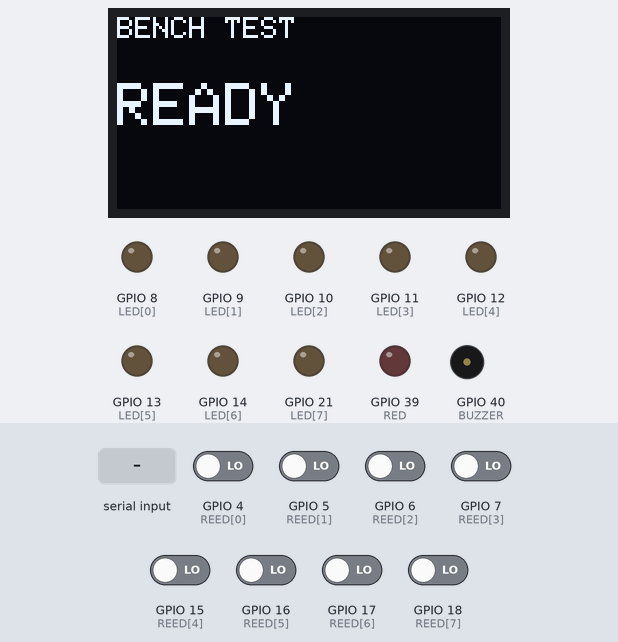
A sketch run on a simulated ESP32. On the bench: 128×64 one-colour display, output pins drawn as LEDs (lit = HIGH), buzzer (waves = sounding). The test bench sets the inputs (shaded band); at power-on: GPIO 4 (REED[0]), GPIO 5 (REED[1]), GPIO 6 (REED[2]), GPIO 7 (REED[3]), GPIO 15 (REED[4]), GPIO 16 (REED[5]), GPIO 17 (REED[6]), GPIO 18 (REED[7]) LOW. What the sketch prints to the serial monitor is not drawn.

Above: at 1.2 s.
1.3 s: "s,45\n" received over Serial
At 2.3 s:
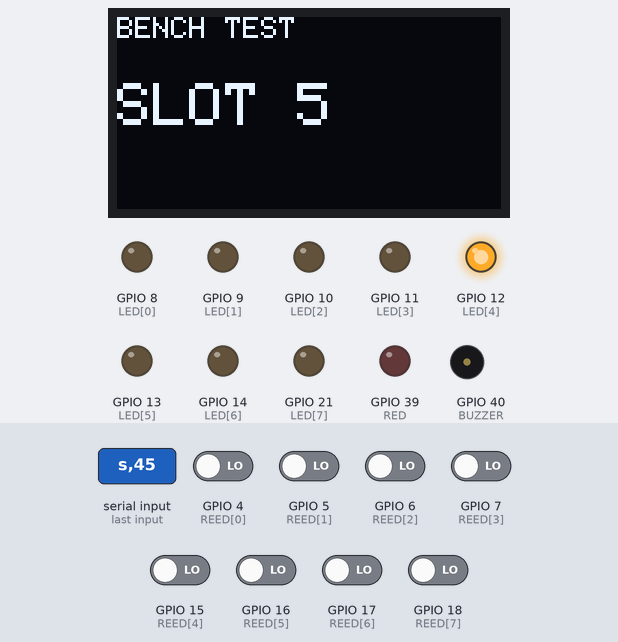
4.3 s: "30,150\n" received over Serial
At 4.7 s:
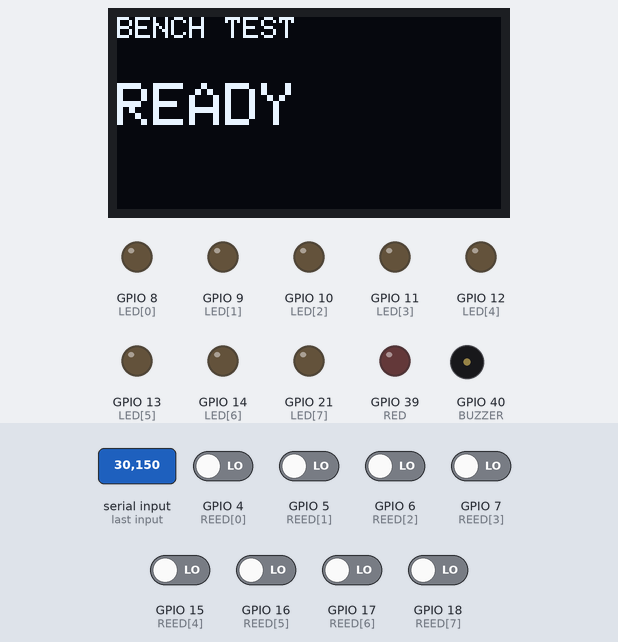
5.9 s: "200\n" received over Serial
At 6.7 s:
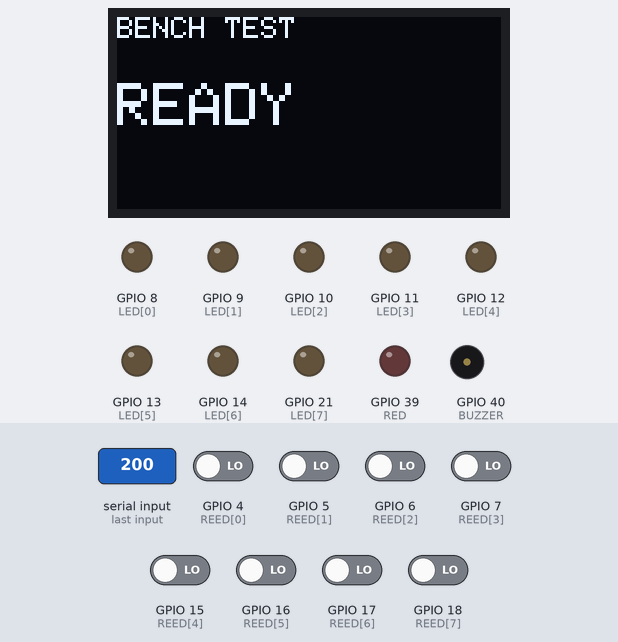
7.4 s: GPIO 4 (REED[0]) driven HIGH
9.2 s: "90,45\n" received over Serial
At 10.62 s:
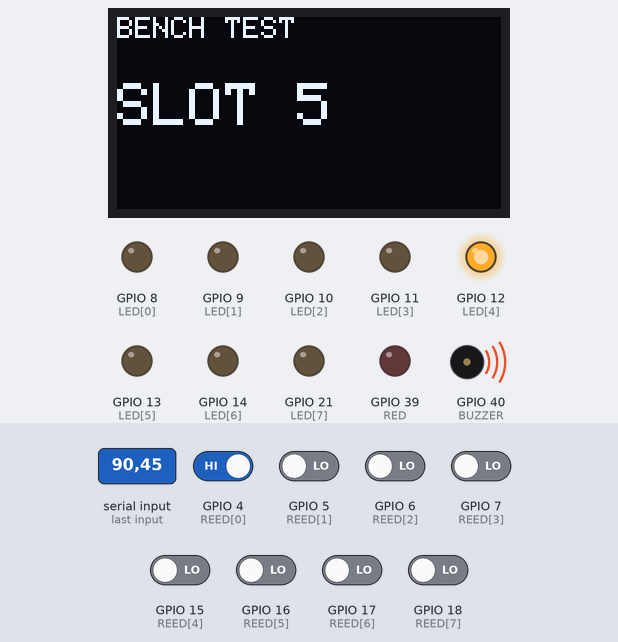
12.2 s: GPIO 4 (REED[0]) driven LOW
At 14.8 s:
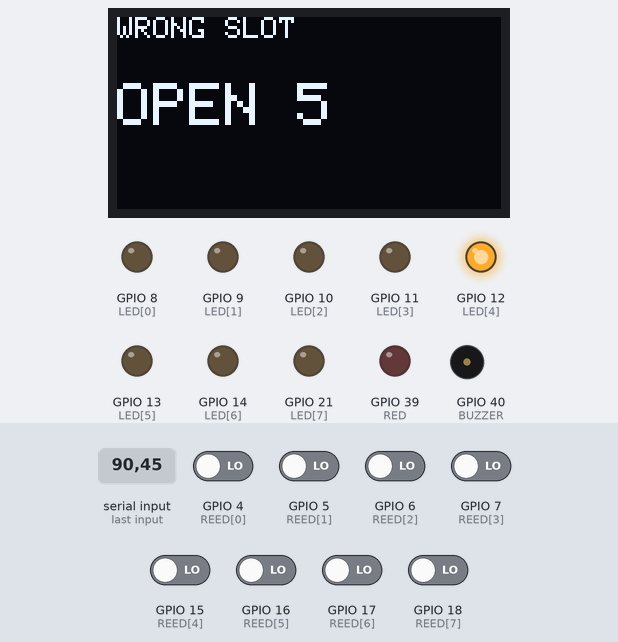
Timing chart, 0 to 15.3 s (numbered marks = the images above; inputs shaded):
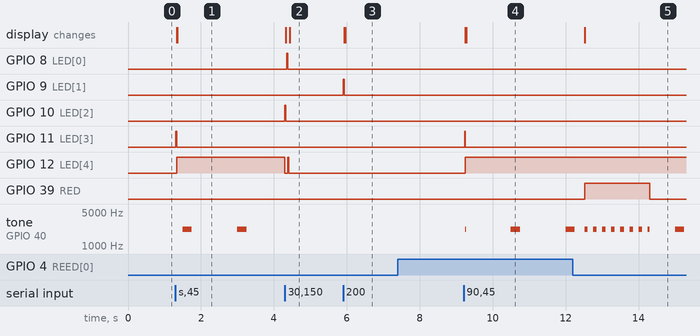

Measured:
- after the input at 1.3 s, GPIO 11 (LED[3]): LOW → HIGH at once, → LOW 0.03 s later; GPIO 12 (LED[4]): LOW → HIGH at once; tone on GPIO 40 (BUZZER): alternates 2200 Hz for 0.25 s and silent for 1.2 s, starting after 0.20 s; the display: first changes at once (image 1 shows a later state)
- after the input at 4.3 s, GPIO 8 (LED[0]): LOW → HIGH after 0.05 s, → LOW 0.03 s later; GPIO 10 (LED[2]): LOW → HIGH at once, → LOW 0.03 s later
- after the input at 5.9 s, GPIO 9 (LED[1]): LOW → HIGH at once, → LOW 0.03 s later; the display: first changes at once (image 3 shows a later state)
- after the input at 7.4 s, every drawn part: stays the same
- after the input at 9.2 s, GPIO 11 (LED[3]): LOW → HIGH at once, → LOW 0.03 s later; GPIO 12 (LED[4]): LOW → HIGH after 0.05 s; tone on GPIO 40 (BUZZER): goes 2200 Hz 0.03 s, silent 1.2 s, 2200 Hz 0.25 s, silent 1.2 s, then 2200 Hz, starting after 0.05 s; the display: first changes after 0.05 s (image 4 shows a later state)
- after the input at 12.2 s, GPIO 39 (RED): LOW → HIGH after 0.33 s, → LOW 1.8 s later; the display: changes after 0.33 s (image 5)

The sketch:

hardware_bringup.ino
```cpp
/* R1 bench diagnostics. NO Wi-Fi credentials. NO medication schedule.
   2-wire NO reed -> 3V3; node -> 10k GND; node -> 1k -> GPIO.
   Serial 115200: keys 1..8 remind that slot; 0 silence; s print states.
   Optional SSD1306 I2C 0x3C (SDA41/SCL42). Passive piezo through NPN on GPIO40.
*/
#include <Wire.h>
#include <Adafruit_GFX.h>
#include <Adafruit_SSD1306.h>
const uint8_t REED[8]={4,5,6,7,15,16,17,18};
const uint8_t LED[8]={8,9,10,11,12,13,14,21};
const uint8_t BUZZER=40, RED=39;
const unsigned long DEBOUNCE_MS=300;
Adafruit_SSD1306 screen(128,64,&Wire,-1);
bool oled=false, rawClosed[8], closed[8];
unsigned long changed[8]={0}, warningUntil=0;
uint8_t activeSlot=0;

void message(const String& a,const String& b) {
  if(!oled) return;
  screen.clearDisplay(); screen.setTextColor(SSD1306_WHITE);
  screen.setTextSize(1); screen.setCursor(0,0); screen.println(a);
  screen.setTextSize(2); screen.setCursor(0,22); screen.println(b); screen.display();
}
void remind(uint8_t n) {
  activeSlot=n;
  for(int i=0;i<8;i++) digitalWrite(LED[i],n==i+1);
  if(!n) noTone(BUZZER);
  message("BENCH TEST",n ? "SLOT "+String(n) : "READY");
  Serial.printf("TARGET %u\n",n);
}
void setup() {
  Serial.begin(115200);
  for(int i=0;i<8;i++) {
    pinMode(REED[i],INPUT); // external pulldown is mandatory
    pinMode(LED[i],OUTPUT); digitalWrite(LED[i],LOW);
    closed[i]=rawClosed[i]=(digitalRead(REED[i])==HIGH);
  }
  pinMode(RED,OUTPUT); digitalWrite(RED,LOW);
  pinMode(BUZZER,OUTPUT); digitalWrite(BUZZER,LOW);
  Wire.begin(41,42); oled=screen.begin(SSD1306_SWITCHCAPVCC,0x3C);
  remind(0); Serial.println("R1: 1..8 reminder; 0 stop; s status. CLOSED=HIGH.");
}
void loop() {
  unsigned long now=millis();
  if(Serial.available()) {
    char c=Serial.read();
    if(c>='0'&&c<='8') remind(c-'0');
    if(c=='s') for(int i=0;i<8;i++) Serial.printf("Slot %d: %s\n",i+1,closed[i]?"CLOSED":"OPEN");
  }
  for(int i=0;i<8;i++) {
    bool v=digitalRead(REED[i])==HIGH;
    if(v!=rawClosed[i]) { rawClosed[i]=v; changed[i]=now; }
    if(v!=closed[i]&&now-changed[i]>=DEBOUNCE_MS) {
      closed[i]=v; Serial.printf("%lu Slot %d %s\n",now,i+1,v?"CLOSED":"OPEN");
      if(!v&&activeSlot==i+1) { remind(0); message("LID EVENT",String(i+1)+" OPEN"); }
      else if(!v&&activeSlot) { warningUntil=now+1800; message("WRONG SLOT","OPEN "+String(activeSlot)); }
    }
  }
  bool warn=(int32_t)(warningUntil-now)>0;
  digitalWrite(RED,warn);
  bool sound=activeSlot && (warn ? now%250<100 : now%1500<250);
  if(sound) tone(BUZZER,2200); else noTone(BUZZER);
}
```
